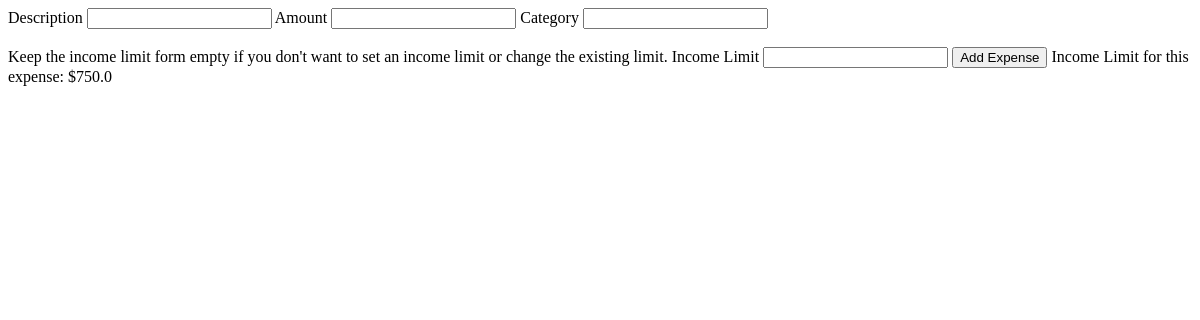
Page /update_expense/4 (signed in) on the earlier database version.
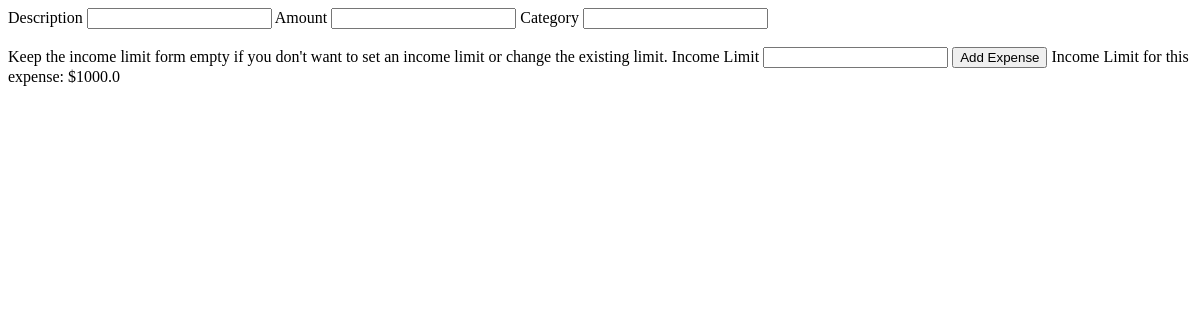
Same page on the later database version.
### models.py (models this page shows)
class Expense(db.Model):
    id = db.Column(db.Integer, primary_key=True)
    description = db.Column(db.String(200), nullable=False)
    category = db.Column(db.String(50), nullable=False)
    amount = db.Column(db.Float, nullable=False)
    date = db.Column(db.DateTime, nullable=False, default=datetime.now())
    income_limit = db.Column(db.Float, nullable=True)
    user_id = db.Column(db.Integer, db.ForeignKey('user.id'), nullable=False)

### routes.py (the view)
@app.route('/update_expense/<int:expense_id>', methods=['GET', 'POST'])
@login_required
def update_expense(expense_id):
    expense = Expense.query.get_or_404(expense_id)
    if expense.user_id != current_user.id:
        abort(403)
    form = ExpenseForm()
    if form.validate_on_submit():
        expense.description = form.description.data
        expense.amount = form.amount.data
        expense.category = form.category.data
        expense.income_limit = form.income_limit.data
        income_limits = Expense.query.filter_by(user_id=current_user.id).all()
        for income in income_limits:
            if income.category == expense.category:
                income.income_limit = expense.income_limit # Changes the income limit of every line in the category
        db.session.commit()
        flash('Expense updated successfully!', 'success')
        return redirect(url_for('expenses'))
    else:
        return render_template('update_expense.html', form=form, expense=expense)

### forms.py
class ExpenseForm(FlaskForm):
    description = StringField('Description', validators=[DataRequired()])
    category = StringField('Category', validators=[DataRequired()])
    amount = StringField('Amount', validators=[DataRequired()])
    income_limit = StringField('Income Limit')
    submit = SubmitField('Add Expense')

### routes.py (called while the page is built)
@login_manager.user_loader
def load_user(user_id):
    return User.query.get(int(user_id))

### templates/update_expense.html (shortened to what this page needs)
<form method="POST">
    {{ form.description.label(class="form-label") }}
    {{ form.description(class="form-control") }}
    {{ form.amount.label(class="form-label") }}
    {{ form.amount(class="form-control") }}
    {{ form.category.label(class="form-label") }}
    {{ form.category(class="form-control") }}
    Keep the income limit form empty if you don't want to set an income limit or change the existing limit.
    {{ form.income_limit.label(class="form-label") }}
    {{ form.income_limit(class="form-control") }}
    {{ form.submit(class="btn btn-primary") }}
    Income Limit for this expense: ${{ expense.income_limit }}
</form>

Differences in the rows shown:
changed Expense: income_limit "750.0" → "1000.0"
